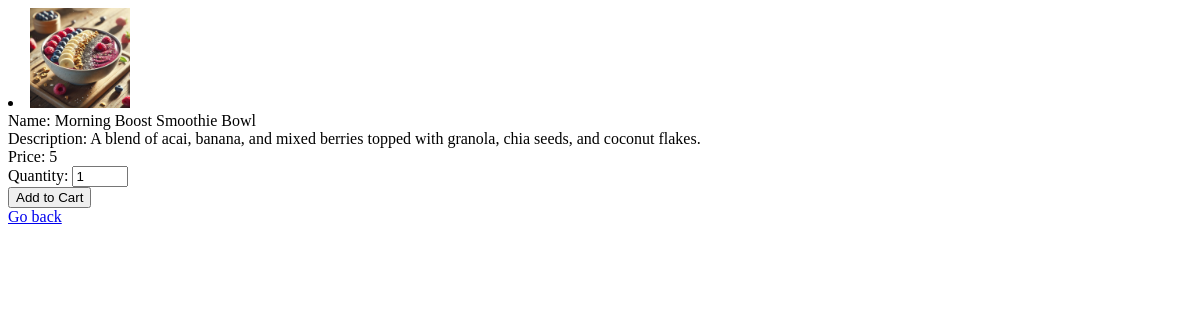
Page /product.php?product_id=1 on the earlier database version.
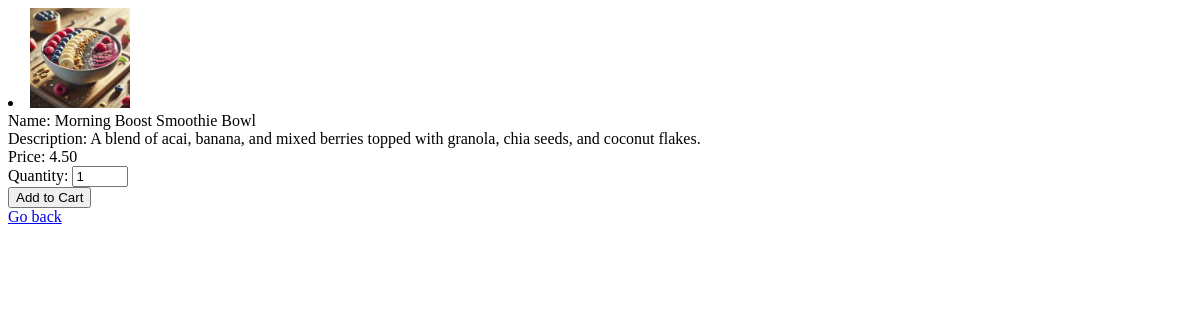
Same page on the later database version.
### tables this page shows
CREATE TABLE `products` (
  `product_id` int NOT NULL,
  `category_id` int NOT NULL,
  `image_id` int NOT NULL,
  `name` varchar(50) NOT NULL,
  `description` text NOT NULL,
  `price` decimal(25,2) NOT NULL,
  `kcal` varchar(25) NOT NULL,
  `available` tinyint(1) NOT NULL
);

CREATE TABLE `images` (
  `image_id` int NOT NULL,
  `filename` varchar(255) NOT NULL,
  `description` text NOT NULL
);

### product.php (the view, shortened to what this page needs)
<?php
include_once 'connection.php';
?>
<!DOCTYPE html>
<html lang="en">
<head>
</head>
<body>
    <?php
    if (!empty($_GET['product_id'])) {
        $product_id = $_GET['product_id'];
        $sql = "SELECT * FROM products";
        $stmt = $pdo->query($sql);
        $products = $stmt->fetchAll();
        if ($products) {
            foreach ($products as $product) {
                if ($product['product_id'] == $product_id) { ?>
                    <li>
                        <?php
                        $sql2 = "SELECT * FROM images WHERE image_id = :image_id";
                        $stmt2 = $pdo->prepare($sql2);
                        $stmt2->bindParam(':image_id', $product['image_id'], PDO::PARAM_INT);
                        $stmt2->execute();
                        $image = $stmt2->fetch();
                        if ($image) {
                        ?>
                            <img src='assets/img/<?php echo htmlspecialchars($image['filename']) ?>'
                                alt='<?php echo htmlspecialchars($image['description']) ?>'
                                style='width:100px;height:auto;'> <br>
                        <?php } ?>
                        Name: <?php echo htmlspecialchars($product['name']) ?> <br>
                        Description: <?php echo htmlspecialchars($product['description']) ?> <br>
                        Price: <?php echo htmlspecialchars($product['price']) ?> <br>
                        <form action="index.php?category_id=<?php echo htmlspecialchars($product['category_id']) ?>" method="post">
                            <label for="quantity">Quantity:</label>
                            <input type="number" name="quantity" id="quantity" value="1" min="1" max="99"> <br>
                            <button type="submit" name="add_to_cart">Add to Cart</button>
                        </form>
                        <a href="index.php?category_id=<?php echo htmlspecialchars($product['category_id']) ?>">Go back</a>
                        <br>
                    </li>
    <?php
                }
            }
        }
    } else {
        echo 'product not found!';
    }
    ?>
</body>
</html>

Differences in the rows shown:
changed products "Morning Boost Smoothie Bowl": price "5" → "4.50"
